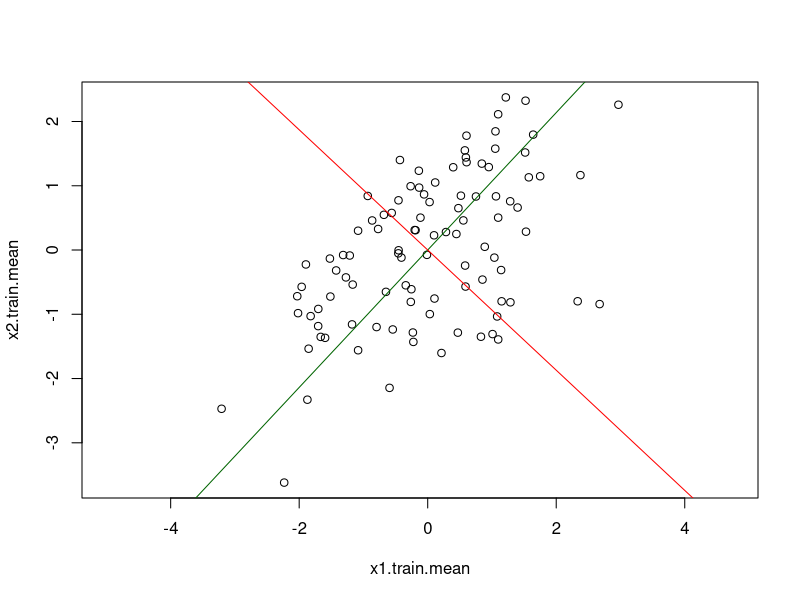
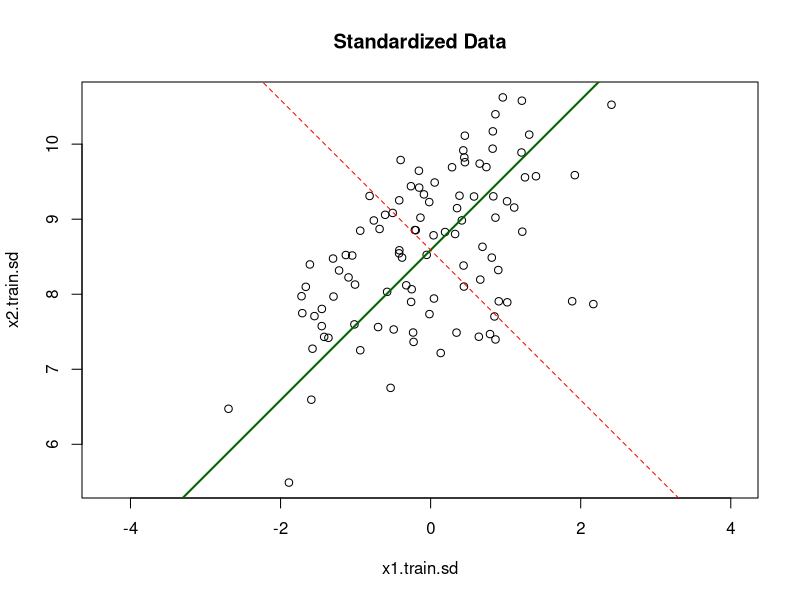
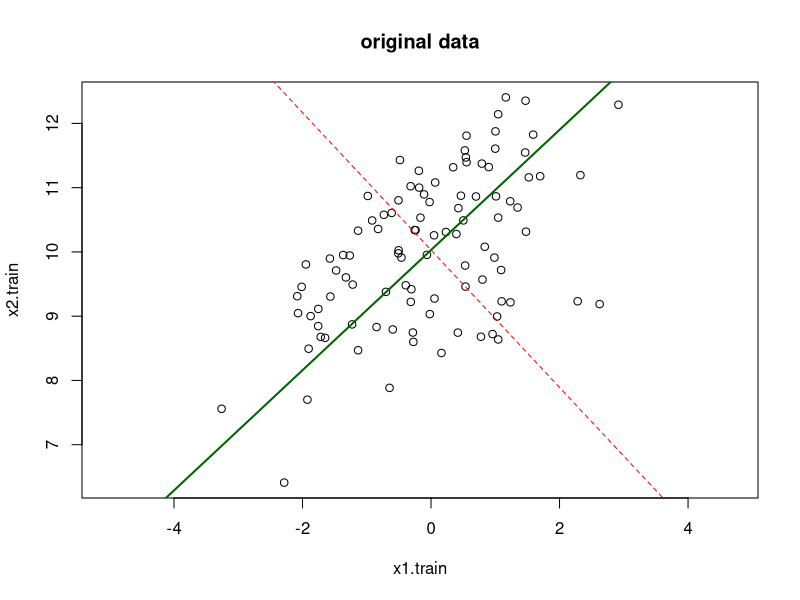
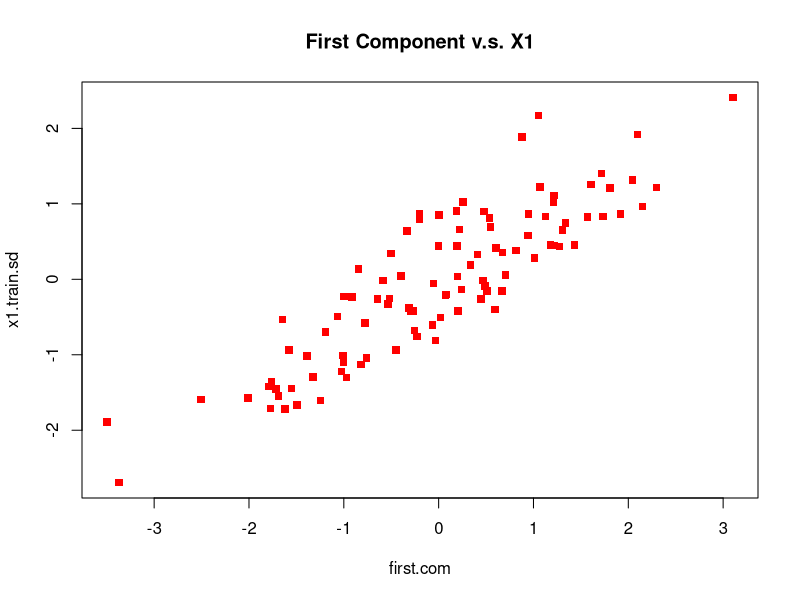
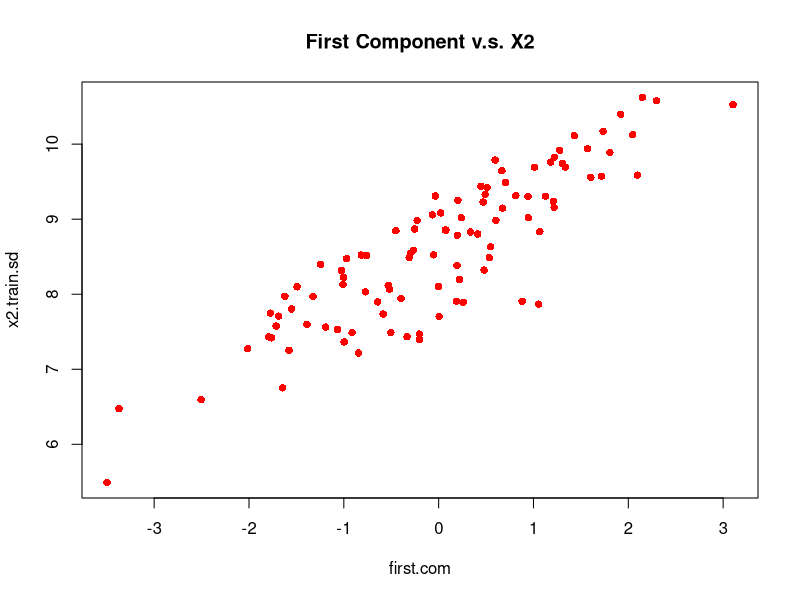
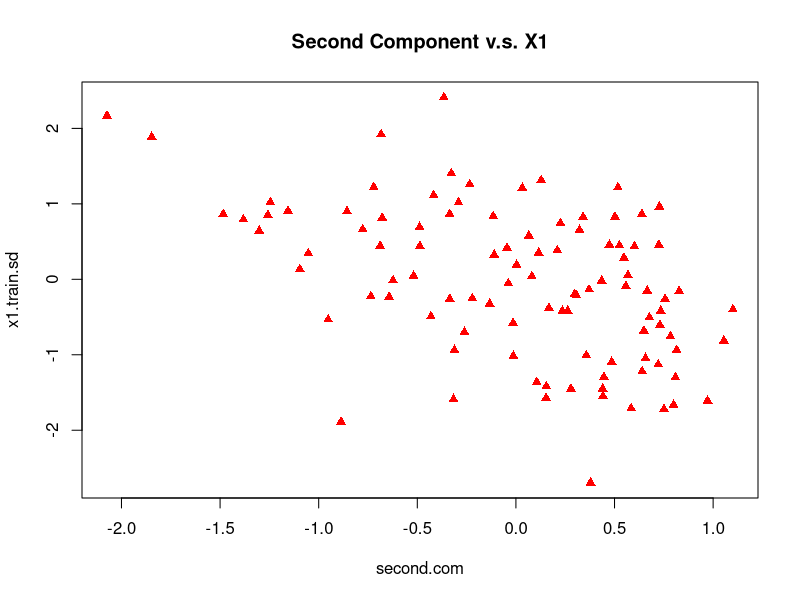
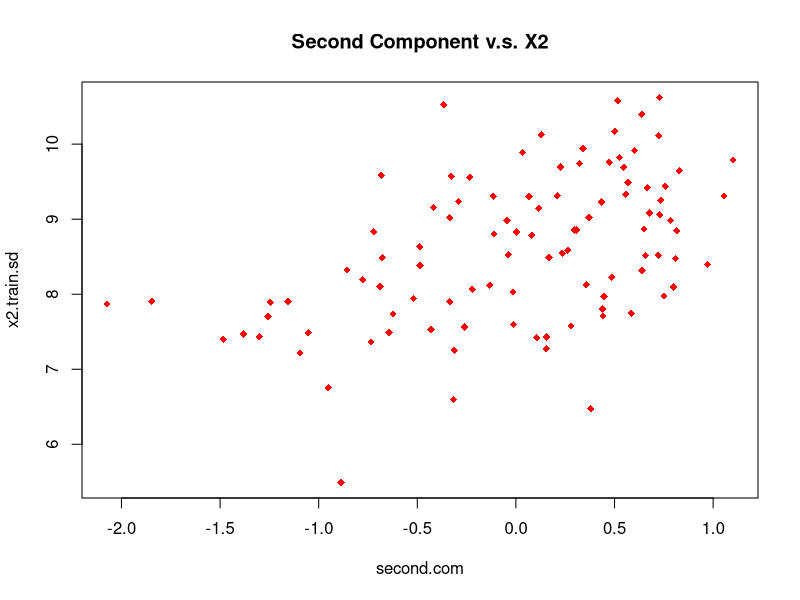
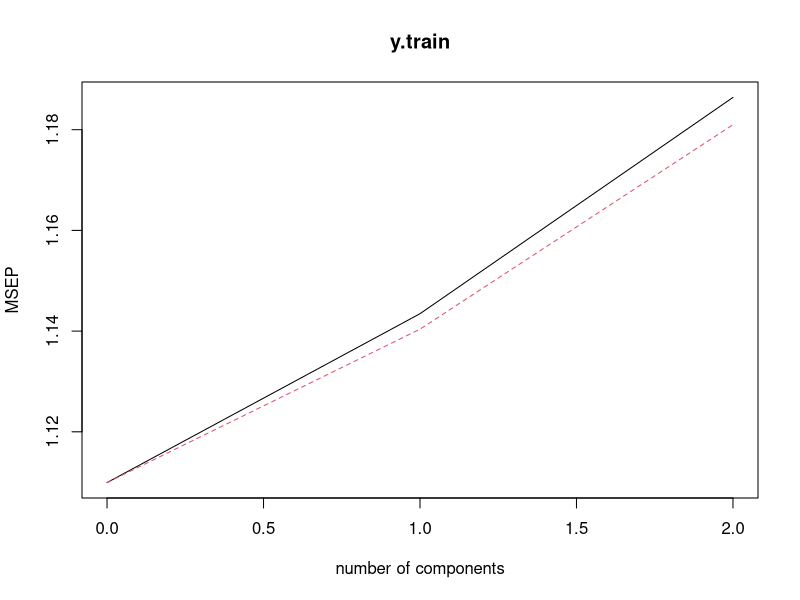

Generate these figures, in order, with R:
rm(list=ls())
library(MASS)
set.seed(1)
n<-100
p<-2
mu<-c(0,10)
sigma<-matrix(c(2,1,1,1.5),nrow=p,ncol=p,byrow = TRUE)
beta_range<-seq(0,0.1,by=0.001)
beta<-sample(beta_range,p)
e.mu=0
e.sigma=1
dgp = function(n, beta, mu, sigma){
  x<-mvrnorm(n,mu,sigma)
  error<-rnorm(n,e.mu,e.sigma)
  y <- x%*% beta + error
  data<-data.frame(y,x)
  return(data)
}
data.train<-dgp(n,beta,mu,sigma)
x1.train<-data.train[,2]
x2.train<-data.train[,3]
x.train<-cbind(x1.train,x2.train)
y.train<-data.train[,1]
data.test<-dgp(n,beta,mu,sigma)
x1.test<-data.test[,2]
x2.test<-data.test[,3]
x.test<-cbind(x1.test,x2.test)
y.test<-data.test[,1]
####for the question a
library(pls)
pcr.fit<-pcr(y.train~x.train,data=data.train,
             scale=TRUE,validation="CV")
first.com.cof<-c(pcr.fit$loadings[1,1],pcr.fit$loadings[2,1])
second.com.cof<-c(pcr.fit$loadings[1,2],pcr.fit$loadings[2,2])
x1.train.sd<-(x1.train)/sd(x1.train)
x2.train.sd<-(x2.train)/sd(x2.train)
x.train.sd <- cbind(x1.train.sd,x2.train.sd)
first.com<-first.com.cof[1]*(x1.train.sd-mean(x1.train.sd))+
  first.com.cof[2]*(x2.train.sd-mean(x2.train.sd))
second.com<-second.com.cof[1]*(x1.train.sd-mean(x1.train.sd))+
  second.com.cof[2]*(x2.train.sd-mean(x2.train.sd))
###another  way to verify the answer 
cbind(first.com,second.com,pcr.fit$scores)###and they are same 
###visualize the components
eigen_vectors<-eigen(cov(x.train))$vectors
x1.train.mean <- x1.train-mean(x1.train)
x2.train.mean <- x2.train-mean(x2.train)
plot(x1.train.mean,x2.train.mean,asp=1)
abline(a=0,b=(eigen_vectors[1,1] /eigen_vectors[2,1]),col="darkgreen")
abline(a=0,b=(eigen_vectors[1,2] /eigen_vectors[2,2]),col="red")
#####another way
# std data 
ei <- eigen(cov(x.train.sd))
ei <- ei$vectors
pl <- seq(-10,10,1)
ply <- pl*ei[2,1]/ei[1,1]+mean(x2.train.sd)
pl2 <- pl
ply2 <- pl2*ei[2,2]/ei[1,2]+mean(x2.train.sd)
###plot
plot(x1.train.sd,x2.train.sd,asp=1,main = "Standardized Data")
lines(pl,ply,col="darkgreen",lwd=2,xlim=c(-10,10))
lines(pl2,ply2,col='red',lty=2,xlim=c(-10,10))

### original data # wrong 
ei <- eigen(cov(x.train))
ei <- ei$vectors
pl <- seq(-10,10,1)
ply <- pl*ei[2,1]/ei[1,1]+mean(x2.train)
pl2 <- pl
ply2 <- pl2*ei[2,2]/ei[1,2]+mean(x2.train)
###plot
plot(x1.train,x2.train,asp=1,main = "original data")
lines(pl,ply,col="darkgreen",lwd=2,xlim=c(-10,10))
lines(pl2,ply2,col='red',lty=2,xlim=c(-10,10))

################################
plot(first.com,x1.train.sd,pch=15,col="red",
     main = "First Component v.s. X1")
plot(first.com,x2.train.sd,pch=16,col="red",
     main = "First Component v.s. X2")
plot(second.com,x1.train.sd,pch=17,col="red",
     main = "Second Component v.s. X1")
plot(second.com,x2.train.sd,pch=18,col="red",
     main = "Second Component v.s. X2")
#######################b
summary(pcr.fit)
validationplot(pcr.fit,val.type="MSEP")
###perform pcr on training data and evaluate test set performance
pcr.pred<-predict(pcr.fit,x.test,ncomp = 1)
##compute the test mse
mean((pcr.pred-y.test)^2)
###another one 
pcr.pred<-predict(pcr.fit,x.test,ncomp = 2)
##compute the test mse
mean((pcr.pred-y.test)^2)
####################################c
###############################for the ridge regression
library(glmnet)
I<-diag(1,p)
grid<-10^seq(-1,3,length=100)
cv.out<-cv.glmnet(x.train,y.train,lambda = grid,alpha=0,intercept=FALSE)
best_lambda<-cv.out$lambda.min
beta.hat.ridge<-solve((t(x.train)%*%x.train)+best_lambda*I)%*%t(x.train)%*%y.train
ri.pred<-x.test%*%beta.hat.ridge
mean((ri.pred-y.test)^2)
##############################for the lasso 
lasso.mod<-glmnet(x.train,y.train, alpha=1, lambda = grid,intercept=F)
##### we now perform cross-validation and compute the associated prediction error
cv.out<-cv.glmnet(x.train, y.train,alpha=1,intercept=F)
bestlambda<-cv.out$lambda.min
lasso.pred<-predict(lasso.mod, s=bestlambda, newx = x.test)
mean((lasso.pred-y.test)^2)
lasss <- glmnet(x.train,y.train, alpha=1, lambda = bestlambda,intercept=F)
summary(lasss)

abc <- ifelse(lasss$beta==0,0,1)
abc
####################### for PCR
###perform pcr on training data and evaluate test set performance
pcr.pred1<-predict(pcr.fit,x.test,ncomp = 1)
##compute the test mse
mean((pcr.pred1-y.test)^2)
###perform pcr on training data and evaluate test set performance
pcr.pred2<-predict(pcr.fit,x.test,ncomp = 2)
##compute the test mse
mean((pcr.pred2-y.test)^2)



#########################################################
#########################################################
##exercise 2
T<-100
p2<-10
I<-diag(1,p2,p2)
beta.hat.ols<-matrix(NA,nrow=T,ncol=p2)
beta.hat.ridge<-matrix(NA,nrow=T,ncol=p2)
mse.ols<-c()
mse.ri<-c()
mse.lasso<-c()
mse.pcr<-c()
y.pre<-matrix(NA,nrow=T,ncol=n)
y.pre.ri<-matrix(NA,nrow=T,ncol=n)
y.pre.lasso<-matrix(NA,nrow=T,ncol=n)
y.pre.pcr<-matrix(NA,nrow=T,ncol=n)
##for the sake of convenience,we design another dgp 
mu<-c(0,10,9,8,7,6,5,4,3,2)
sigma<-matrix(c(2,rep(0.01,10),2,rep(0.01,10),3,rep(0.01,10),3,
                  rep(0.01,10),1,rep(0.01,10),1,rep(0.01,10),2,rep(0.01,10),
                  1,rep(0.01,10),2,rep(0.01,10),1),nrow=p2,ncol=p2,byrow = TRUE)
sigma
beta.true<-sample(beta_range,10)
beta.true
e.mu<-0
e.sigma<-1
dgp2 = function(n, beta.true, mu, sigma){
  X<-mvrnorm(n,mu,sigma)
  error<-rnorm(n,e.mu,e.sigma)
  y <- X%*% beta.true + error
  data<-data.frame(y,X)
  return(data)
}
grid <- 10^seq(-1,3,length=100)
###the begin to simulation
set.seed(527)
for (i in 1:T){
  train.data<-dgp2(n,beta.true,mu,sigma)
  test.data<-dgp2(n,beta.true,mu,sigma)
  x.train<-cbind(train.data[,2],train.data[,3],train.data[,4],train.data[,5],train.data[,6],train.data[,7],train.data[,8],train.data[,9],train.data[,10],train.data[,11])
  x.test<-cbind(test.data[,2],test.data[,3],test.data[,4],test.data[,5],test.data[,6],test.data[,7],test.data[,8],test.data[,9],test.data[,10],test.data[,11])
  y.train<-train.data$y
  y.test<-test.data$y
  beta.hat.ols[i,]<-solve(t(x.train)%*%x.train)%*%t(x.train)%*%y.train
  y.pre[i,]<-x.test%*%(beta.hat.ols[i,])
  mse.ols[i]<-mean((y.pre[i,]-y.test)^2)
  ###for ridge regression
  cv.out1<-cv.glmnet(x.train,y.train,lambda = grid,alpha=0,intercept=FALSE)
  best_lambda1<-cv.out1$lambda.min
  beta.hat.ridge[i,]<-solve((t(x.train)%*%x.train)+best_lambda1*I)%*%t(x.train)%*%y.train
  y.pre.ri[i,]<-x.test%*%beta.hat.ridge[i,]
  mse.ri[i]<-mean((y.pre.ri[i,]-y.test)^2)
  ###for lasso
  lasso.mod<-glmnet(x.train,y.train, alpha=1, lambda = grid,intercept=F)
  cv.out<-cv.glmnet(x.train, y.train,alpha=1,intercept=F)
  bestlambda<-cv.out$lambda.min
  y.pre.lasso[i,]<-predict(lasso.mod, s=bestlambda, newx = x.test)
  mse.lasso[i]<-mean((y.pre.lasso[i,]-y.test)^2)
  ####for PCR 
  pcr.fit<-pcr(y.train~x.train,data=train.data,scale=TRUE,validation="CV")
  cverr <- RMSEP(pcr.fit)$val[1,,-1]
  imin<-which.min(cverr)
  y.pre.pcr[i,]<-predict(pcr.fit,x.test,ncomp = imin)
  mse.pcr[i]<-mean((y.pre.pcr[i,]-y.test)^2)
}
data.box<-cbind(mse.ols,mse.ri,mse.lasso,mse.pcr)
boxplot(data.box, names=c("OLS","Ridge","Lasso","PCR"),
        main="MSE")
abline(h=1,col="darkred")##### variance error term
######################################b
######first one :change beta
beta_range1<-seq(2,3,by=0.01)
beta.true1<-sample(beta_range1,10)
for (i in 1:T){
  train.data<-dgp2(n,beta.true1,mu,sigma)
  test.data<-dgp2(n,beta.true1,mu,sigma)
  x.train<-cbind(train.data[,2],train.data[,3],train.data[,4],train.data[,5],train.data[,6],train.data[,7],train.data[,8],train.data[,9],train.data[,10],train.data[,11])
  x.test<-cbind(test.data[,2],test.data[,3],test.data[,4],test.data[,5],test.data[,6],test.data[,7],test.data[,8],test.data[,9],test.data[,10],test.data[,11])
  y.train<-train.data$y
  y.test<-test.data$y
  beta.hat.ols[i,]<-solve(t(x.train)%*%x.train)%*%t(x.train)%*%y.train
  y.pre[i,]<-x.test%*%(beta.hat.ols[i,])
  mse.ols[i]<-mean((y.pre[i,]-y.test)^2)
  ###for ridge regression
  cv.out1<-cv.glmnet(x.train,y.train,lambda = grid,alpha=0,intercept=FALSE)
  best_lambda1<-cv.out1$lambda.min
  beta.hat.ridge[i,]<-solve((t(x.train)%*%x.train)+best_lambda1*I)%*%t(x.train)%*%y.train
  y.pre.ri[i,]<-x.test%*%beta.hat.ridge[i,]
  mse.ri[i]<-mean((y.pre.ri[i,]-y.test)^2)
  ###for lasso
  lasso.mod<-glmnet(x.train,y.train, alpha=1, lambda = grid,intercept=F)
  cv.out<-cv.glmnet(x.train, y.train,alpha=1,intercept=F)
  bestlambda<-cv.out$lambda.min
  y.pre.lasso[i,]<-predict(lasso.mod, s=bestlambda, newx = x.test)
  mse.lasso[i]<-mean((y.pre.lasso[i,]-y.test)^2)
  ####for PCR 
  pcr.fit<-pcr(y.train~x.train,data=train.data,scale=TRUE,validation="CV")
  cverr <- RMSEP(pcr.fit)$val[1,,-1]
  imin <- which.min(cverr)
  y.pre.pcr[i,]<-predict(pcr.fit,x.test,ncomp = imin)
  mse.pcr[i]<-mean((y.pre.pcr[i,]-y.test)^2)
}
data.box2<-cbind(mse.ols,mse.ri,mse.lasso,mse.pcr)
boxplot(data.box2, names=c("OLS","Ridge","Lasso","PCR"),
        main="MSE")
boxplot(data.box2[,-3], names=c("Ridge","Lasso","PCR"),
        main="MSE")
abline(h=1,col="darkred")##### variance error term
#########second way:change sigma
####construct a function to define the sigma matrix
si<-function(s){
  for (i in 1:10){
    sm[i,i]<-s[i]
  }
  for (i in 1:10){
    for (j in 1:10){
      if(j!=i){
        sm[i,j]<-sqrt(sm[i,i]*sm[j,j])*0.999999
        sm[j,i]<-sm[i,j]
      }
    }
  }
  return(sm)
}
sm<-matrix(NA,10,10)
s<-c(1,1,1,1,1,1,1,1,1,1)
si(s)
sigma<-si(s)
###simulation
for (i in 1:T){
  train.data<-dgp2(n,beta.true,mu,sigma)
  test.data<-dgp2(n,beta.true,mu,sigma)
  x.train<-cbind(train.data[,2],train.data[,3],train.data[,4],train.data[,5],train.data[,6],train.data[,7],train.data[,8],train.data[,9],train.data[,10],train.data[,11])
  x.test<-cbind(test.data[,2],test.data[,3],test.data[,4],test.data[,5],test.data[,6],test.data[,7],test.data[,8],test.data[,9],test.data[,10],test.data[,11])
  y.train<-train.data$y
  y.test<-test.data$y
  beta.hat.ols[i,]<-solve(t(x.train)%*%x.train)%*%t(x.train)%*%y.train
  y.pre[i,]<-x.test%*%(beta.hat.ols[i,])
  mse.ols[i]<-mean((y.pre[i,]-y.test)^2)
  ###for ridge regression
  cv.out1<-cv.glmnet(x.train,y.train,lambda = grid,alpha=0,intercept=FALSE)
  best_lambda1<-cv.out1$lambda.min
  beta.hat.ridge[i,]<-solve((t(x.train)%*%x.train)+best_lambda1*I)%*%t(x.train)%*%y.train
  y.pre.ri[i,]<-x.test%*%beta.hat.ridge[i,]
  mse.ri[i]<-mean((y.pre.ri[i,]-y.test)^2)
  ###for lasso
  lasso.mod<-glmnet(x.train,y.train, alpha=1, lambda = grid,intercept=F)
  cv.out<-cv.glmnet(x.train, y.train,alpha=1,intercept=F)
  bestlambda<-cv.out$lambda.min
  y.pre.lasso[i,]<-predict(lasso.mod, s=bestlambda, newx = x.test)
  mse.lasso[i]<-mean((y.pre.lasso[i,]-y.test)^2)
  ####for PCR 
  pcr.fit<-pcr(y.train~x.train,data=train.data,scale=TRUE,validation="CV")
  cverr <- RMSEP(pcr.fit)$val[1,,-1]
  imin <- which.min(cverr)
  y.pre.pcr[i,]<-predict(pcr.fit,x.test,ncomp = imin)
  mse.pcr[i]<-mean((y.pre.pcr[i,]-y.test)^2)
}
data.box4<-cbind(mse.ols,mse.ri,mse.lasso,mse.pcr)
boxplot(data.box4, names=c("OLS","Ridge","Lasso","PCR"),
        main="MSE")
abline(h=1,col="darkred")##### variance error term
# lasso for model selection in high correlated variables
# case may not play well, but for prediction it does 
# structural way: find how lasso and ridge shrink 
# parameters, it's about prediction and model selection
# 
# also could try lower cov 
